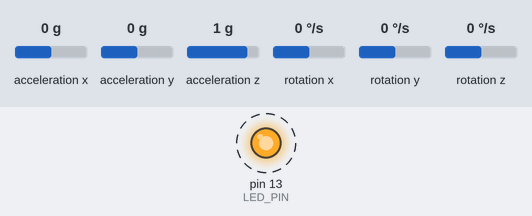
Bench run of a sketch on a simulated Arduino Uno, built with avr-gcc and run on an emulated ATmega328P. Parts: output pins drawn as LEDs (lit = HIGH). Dashed ring = blinking. The inputs (shaded band) are chosen by the test bench; at power-on: acceleration x 0 g, acceleration y 0 g, acceleration z 1 g, rotation x 0 °/s, rotation y 0 °/s, rotation z 0 °/s. What the sketch prints to the serial monitor is not drawn.

Above: at 0.56 s.
Timing chart, 0 to 3.5 s (numbered marks = the images above):
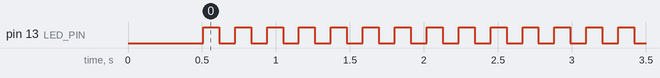

Measured:
- by itself, pin 13 (LED_PIN): alternates HIGH for 0.11 s and LOW for 0.11 s

The sketch:

read_accelerometer.ino
```cpp
//#include <I2Cdev.h>
//
//#include <helper_3dmath.h>
//#include <MPU6050.h>
#include <MPU6050_6Axis_MotionApps20.h>
//#include <MPU6050_9Axis_MotionApps41.h>


// Updates should (hopefully) always be available at https://github.com/jrowberg/i2cdevlib
// I2Cdev and MPU6050 must be installed as libraries, or else the .cpp/.h files
// for both classes must be in the include path of your project
#include "I2Cdev.h"
//#include "MPU6050.h"


// Arduino Wire library is required if I2Cdev I2CDEV_ARDUINO_WIRE implementation
// is used in I2Cdev.h
#if I2CDEV_IMPLEMENTATION == I2CDEV_ARDUINO_WIRE
    #include "Wire.h"
#endif

// class default I2C address is 0x68
// specific I2C addresses may be passed as a parameter here
// AD0 low = 0x68 (default for InvenSense evaluation board)
// AD0 high = 0x69
MPU6050 accelgyro;
//MPU6050 accelgyro(0x69); // <-- use for AD0 high
//ioctl("TIOCMGET"):
int16_t ax, ay, az;
uint16_t packetSize;    // expected DMP packet size (default is 42 bytes)
int16_t gx, gy, gz;
float euler[3];         // [psi, theta, phi]    Euler angle container
uint16_t fifoCount;     // count of all bytes currently in FIFO
uint8_t fifoBuffer[64]; // FIFO storage buffer
Quaternion q;           // [w, x, y, z]         quaternion container


// uncomment "OUTPUT_READABLE_ACCELGYRO" if you want to see a tab-separated
// list of the accel X/Y/Z and then gyro X/Y/Z values in decimal. Easy to read,
// not so easy to parse, and slow(er) over UART.
#define OUTPUT_READABLE_ACCELGYRO

// uncomment "OUTPUT_BINARY_ACCELGYRO" to send all 6 axes of data as 16-bit
// binary, one right after the other. This is very fast (as fast as possible
// without compression or data loss), and easy to parse, but impossible to read
// for a human.
//#define OUTPUT_BINARY_ACCELGYRO


#define LED_PIN 13
bool blinkState = false;

void setup() {
    // join I2C bus (I2Cdev library doesn't do this automatically)
    #if I2CDEV_IMPLEMENTATION == I2CDEV_ARDUINO_WIRE
        Wire.begin();
    #elif I2CDEV_IMPLEMENTATION == I2CDEV_BUILTIN_FASTWIRE
        Fastwire::setup(400, true);
    #endif

    // initialize serial communication
    // (38400 chosen because it works as well at 8MHz as it does at 16MHz, but
    // it's really up to you depending on your project)
    Serial.begin(9600);

    // initialize device
    //Serial.println("Initializing I2C devices...");
    accelgyro.initialize();
    accelgyro.dmpInitialize();
    accelgyro.testConnection();
    accelgyro.setDMPEnabled(true);
    // verify connection
//    Serial.println("Testing device connections...");
//    Serial.println(accelgyro.testConnection() ? "MPU6050 connection successful" : "MPU6050 connection failed");
    packetSize = accelgyro.dmpGetFIFOPacketSize();


    // configure Arduino LED for
    pinMode(LED_PIN, OUTPUT);
}

void loop() {
    // read raw accel/gyro measurements from device
    accelgyro.getMotion6(&ax, &ay, &az, &gx, &gy, &gz);

//
//    fifoCount = accelgyro.getFIFOCount();
//
//
//    while (fifoCount < packetSize) fifoCount = accelgyro.getFIFOCount();
//
//    accelgyro.getFIFOBytes(fifoBuffer, packetSize);

    fifoCount -= packetSize;
    accelgyro.dmpGetQuaternion(&q, fifoBuffer);
//    accelgyro.dmpGetEuler(euler, &q);


    #ifdef OUTPUT_READABLE_ACCELGYRO
        // display tab-separated accel/gyro x/y/z values
        // Serial.print("a/g:\t");
//        Serial.print("e1:");Serial.print(euler[0]); Serial.print(",");
//        Serial.print("e2:");Serial.print(euler[1]); Serial.print(",");
//        Serial.print("e3:");Serial.print(euler[2]); Serial.print(",");
        Serial.print("ax:");Serial.print(ax); Serial.print(",");
        Serial.print("ay:");Serial.print(ay); Serial.print(",");
        Serial.print("az:");Serial.print(az); Serial.print(",");
        Serial.print("gx:");Serial.print(gx); Serial.print(",");
        Serial.print("gy:");Serial.print(gy); Serial.print(",");
        Serial.print("gz:");Serial.println(gz);

    #endif

    #ifdef OUTPUT_BINARY_ACCELGYRO
        Serial.write((uint8_t)(ax >> 8)); Serial.write((uint8_t)(ax & 0xFF));
        Serial.write((uint8_t)(ay >> 8)); Serial.write((uint8_t)(ay & 0xFF));
        Serial.write((uint8_t)(az >> 8)); Serial.write((uint8_t)(az & 0xFF));
        Serial.write((uint8_t)(gx >> 8)); Serial.write((uint8_t)(gx & 0xFF));
        Serial.write((uint8_t)(gy >> 8)); Serial.write((uint8_t)(gy & 0xFF));
        Serial.write((uint8_t)(gz >> 8)); Serial.write((uint8_t)(gz & 0xFF));
    #endif

    // blink LED to indicate activity
    blinkState = !blinkState;
    digitalWrite(LED_PIN, blinkState);
    delay(100);
}
```
